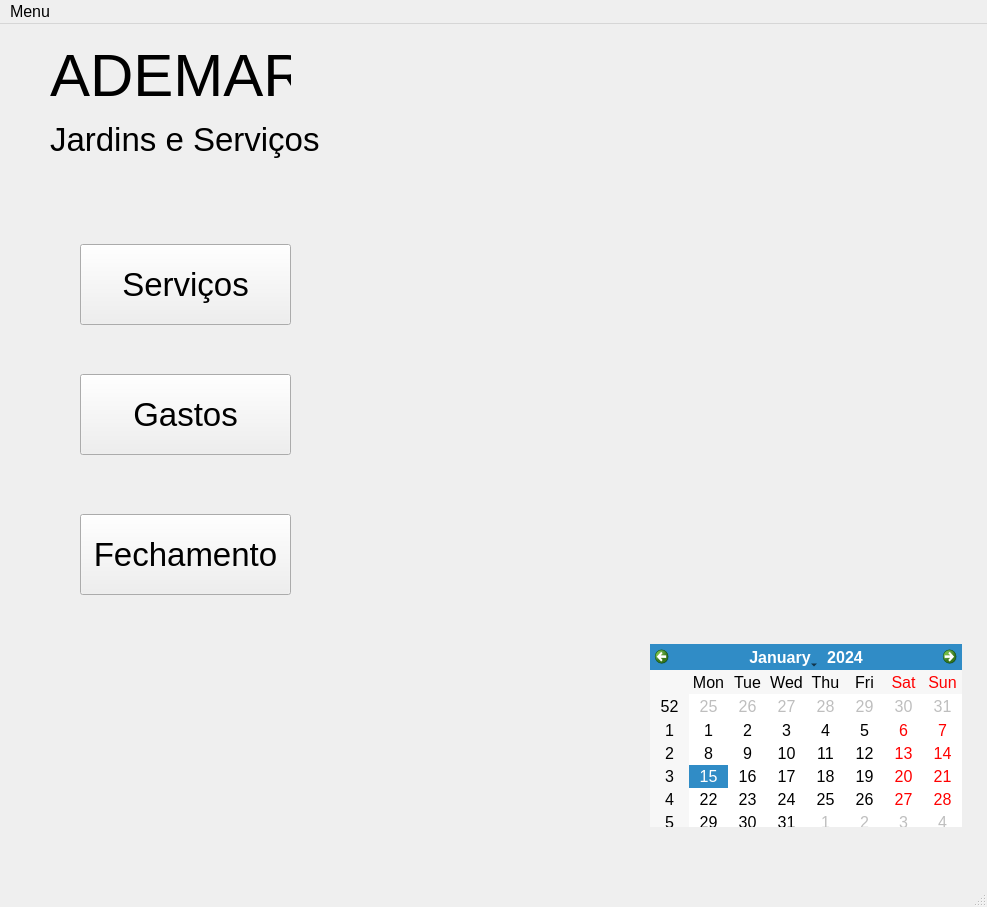
<?xml version="1.0" encoding="UTF-8"?>
<ui version="4.0">
 <class>MainWindow</class>
 <widget class="QMainWindow" name="MainWindow">
  <property name="geometry">
   <rect>
    <x>0</x>
    <y>0</y>
    <width>987</width>
    <height>907</height>
   </rect>
  </property>
  <property name="font">
   <font>
    <pointsize>12</pointsize>
   </font>
  </property>
  <property name="windowTitle">
   <string>MainWindow</string>
  </property>
  <widget class="QWidget" name="centralwidget">
   <widget class="QLabel" name="label">
    <property name="geometry">
     <rect>
      <x>50</x>
      <y>20</y>
      <width>241</width>
      <height>61</height>
     </rect>
    </property>
    <property name="font">
     <font>
      <pointsize>45</pointsize>
     </font>
    </property>
    <property name="text">
     <string>ADEMAR</string>
    </property>
   </widget>
   <widget class="QLabel" name="label_2">
    <property name="geometry">
     <rect>
      <x>50</x>
      <y>80</y>
      <width>281</width>
      <height>71</height>
     </rect>
    </property>
    <property name="font">
     <font>
      <pointsize>25</pointsize>
     </font>
    </property>
    <property name="text">
     <string>Jardins e Serviços</string>
    </property>
   </widget>
   <widget class="QPushButton" name="pushButton">
    <property name="geometry">
     <rect>
      <x>80</x>
      <y>220</y>
      <width>211</width>
      <height>81</height>
     </rect>
    </property>
    <property name="font">
     <font>
      <pointsize>25</pointsize>
     </font>
    </property>
    <property name="text">
     <string>Serviços</string>
    </property>
   </widget>
   <widget class="QPushButton" name="pushButton_2">
    <property name="geometry">
     <rect>
      <x>80</x>
      <y>350</y>
      <width>211</width>
      <height>81</height>
     </rect>
    </property>
    <property name="font">
     <font>
      <pointsize>25</pointsize>
     </font>
    </property>
    <property name="text">
     <string>Gastos</string>
    </property>
   </widget>
   <widget class="QPushButton" name="pushButton_3">
    <property name="geometry">
     <rect>
      <x>80</x>
      <y>490</y>
      <width>211</width>
      <height>81</height>
     </rect>
    </property>
    <property name="font">
     <font>
      <pointsize>25</pointsize>
     </font>
    </property>
    <property name="text">
     <string>Fechamento</string>
    </property>
   </widget>
   <widget class="QCalendarWidget" name="calendarWidget">
    <property name="geometry">
     <rect>
      <x>650</x>
      <y>620</y>
      <width>312</width>
      <height>183</height>
     </rect>
    </property>
   </widget>
  </widget>
  <widget class="QMenuBar" name="menubar">
   <property name="geometry">
    <rect>
     <x>0</x>
     <y>0</y>
     <width>987</width>
     <height>27</height>
    </rect>
   </property>
   <widget class="QMenu" name="menuMenu">
    <property name="title">
     <string>Menu</string>
    </property>
    <addaction name="separator"/>
    <addaction name="actionProjeto"/>
    <addaction name="actionManute_o"/>
    <addaction name="actionGastos"/>
    <addaction name="actionFechamento"/>
   </widget>
   <addaction name="menuMenu"/>
  </widget>
  <widget class="QStatusBar" name="statusbar"/>
  <action name="actionProjeto">
   <property name="text">
    <string>Projeto</string>
   </property>
  </action>
  <action name="actionGastos">
   <property name="text">
    <string>Gastos</string>
   </property>
  </action>
  <action name="actionManute_o">
   <property name="text">
    <string>Manuteção</string>
   </property>
  </action>
  <action name="actionFechamento">
   <property name="text">
    <string>Fechamento</string>
   </property>
  </action>
 </widget>
 <resources/>
 <connections/>
</ui>
